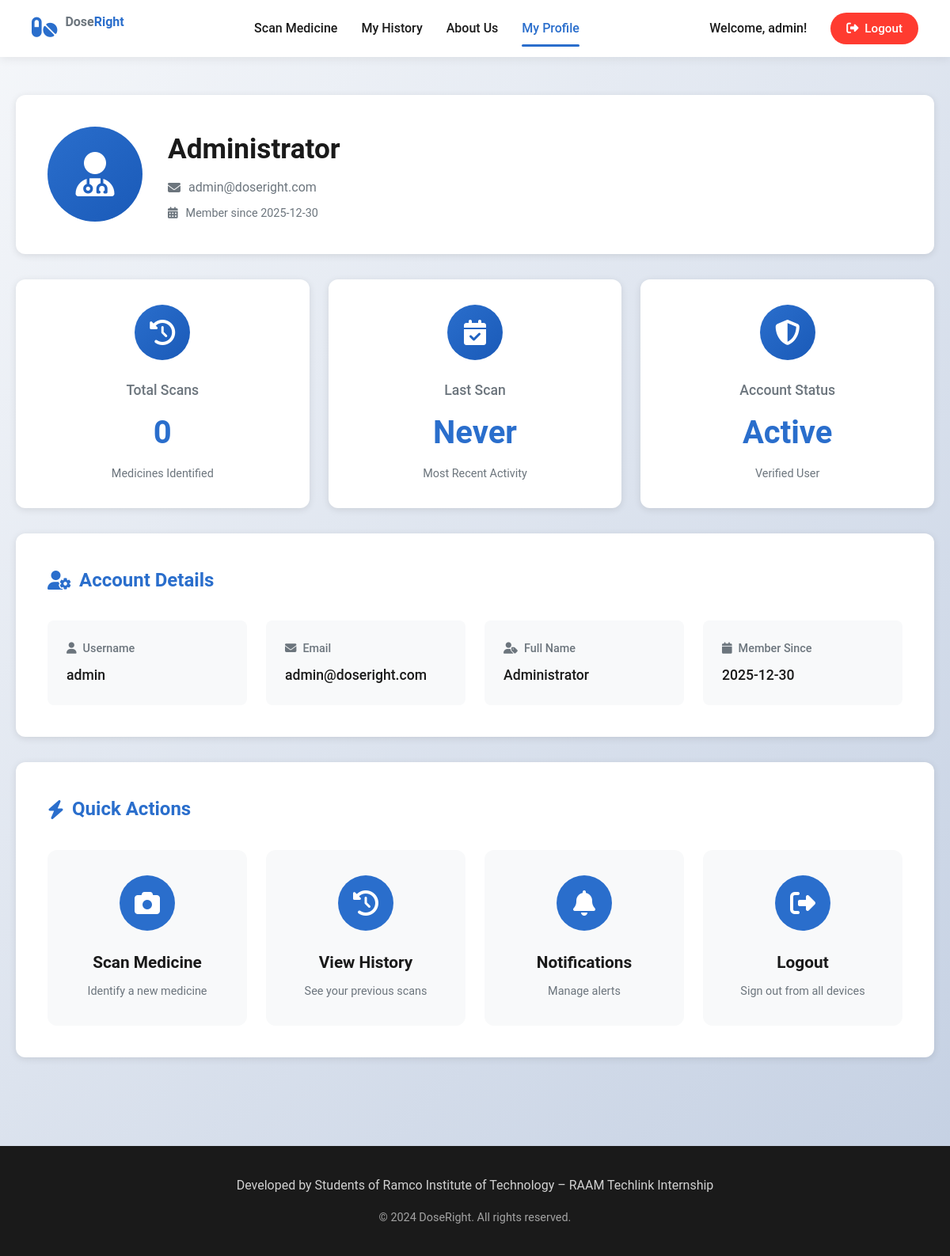
Page /auth/profile (signed in) on the committed database.
### tables this page shows
CREATE TABLE users
                 (id INTEGER PRIMARY KEY AUTOINCREMENT,
                  username TEXT UNIQUE NOT NULL,
                  email TEXT UNIQUE,
                  password_hash TEXT NOT NULL,
                  full_name TEXT,
                  created_at TIMESTAMP DEFAULT CURRENT_TIMESTAMP);

### auth.py (the view)
@auth_bp.route('/profile')
@login_required
def profile():
    conn = get_db_connection()
    user = conn.execute('SELECT username, email, full_name, created_at FROM users WHERE id = ?',
                       (session['user_id'],)).fetchone()
    stats = conn.execute('''SELECT COUNT(*) as total_scans,
                           MAX(timestamp) as last_scan
                           FROM scan_history WHERE user_id = ?''',
                        (session['user_id'],)).fetchone()
    conn.close()
    stats_dict = {
        'total_scans': stats['total_scans'] if stats and stats['total_scans'] else 0,
        'last_scan': stats['last_scan'][:10] if stats and stats['last_scan'] else 'Never'
    }
    return render_template('profile.html', user=user, stats=stats_dict)

### auth.py (called while the page is built)
def get_db_connection():
    conn = sqlite3.connect('doseright.db')
    conn.row_factory = sqlite3.Row
    return conn

def login_required(f):
    @wraps(f)
    def decorated_function(*args, **kwargs):
        if 'user_id' not in session:
            return redirect(url_for('auth.login', next=request.url))
        return f(*args, **kwargs)
    return decorated_function

def auth_context_processor():
    user_info = {}
    if 'user_id' in session:
        conn = get_db_connection()
        user = conn.execute('SELECT id, username, email, full_name FROM users WHERE id = ?',
                           (session['user_id'],)).fetchone()
        conn.close()
        if user:
            user_info = {
                'id': user['id'],
                'username': user['username'],
                'email': user['email'],
                'full_name': user['full_name'],
                'is_authenticated': True
            }
    return dict(current_user=user_info)

### templates/profile.html (shortened to what this page needs)
<!DOCTYPE html>
<html lang="en">
<head>
    <link rel="stylesheet" href="{{ url_for('static', filename='css/style.css') }}">
    <link rel="stylesheet" href="https://cdnjs.cloudflare.com/ajax/libs/font-awesome/6.4.0/css/all.min.css">
</head>
<body>
    <nav class="navbar">
        <div class="nav-left">
            <i class="fas fa-pills"></i>
            <span class="brand">Dose<span>Right</span></span>
        </div>
        <div class="nav-center">
            <a href="{{ url_for('index') }}" class="nav-link">Scan Medicine</a>
            <a href="{{ url_for('history') }}" class="nav-link">My History</a>
            <a href="{{ url_for('about') }}" class="nav-link">About Us</a>
            <a href="{{ url_for('auth.profile') }}" class="nav-link active">My Profile</a>
        </div>
        <div class="nav-right">
            {% if current_user.is_authenticated %}
            <span class="welcome-text">Welcome, {{ current_user.username }}!</span>
            <a href="{{ url_for('auth.logout') }}" class="logout-btn">
                <i class="fas fa-sign-out-alt"></i> Logout
            </a>
            {% else %}
            <a href="{{ url_for('auth.login') }}" class="login-btn">Login</a>
            <a href="{{ url_for('auth.signup') }}" class="signup-btn">Sign Up</a>
            {% endif %}
        </div>
    </nav>
    <main class="main-content">
        <div class="container">
            <div class="profile-container">
                <div class="profile-header">
                    <div class="profile-avatar">
                        <i class="fas fa-user-md"></i>
                    </div>
                    <div class="profile-info">
                        <h1>{{ user.full_name or current_user.username }}</h1>
                        <p class="profile-email">
                            <i class="fas fa-envelope"></i> {{ user.email }}
                        </p>
                        <p class="profile-joined">
                            <i class="fas fa-calendar-alt"></i>
                            Member since {{ user.created_at[:10] if user.created_at else 'Recently' }}
                        </p>
                    </div>
                </div>
                <div class="stats-cards">
                    <div class="stat-card">
                        <div class="stat-icon">
                            <i class="fas fa-history"></i>
                        </div>
                        <h3>Total Scans</h3>
                        <p class="stat-number">{{ stats.total_scans if stats else 0 }}</p>
                        <p class="stat-label">Medicines Identified</p>
                    </div>
                    <div class="stat-card">
                        <div class="stat-icon">
                            <i class="fas fa-calendar-check"></i>
                        </div>
                        <h3>Last Scan</h3>
                        <p class="stat-number">
                            {% if stats and stats.last_scan %}
                                {{ stats.last_scan }}
                            {% else %}
                                Never
                            {% endif %}
                        </p>
                        <p class="stat-label">Most Recent Activity</p>
                    </div>
                    <div class="stat-card">
                        <div class="stat-icon">
                            <i class="fas fa-shield-alt"></i>
                        </div>
                        <h3>Account Status</h3>
                        <p class="stat-number">Active</p>
                        <p class="stat-label">Verified User</p>
                    </div>
                </div>
                <div class="account-details">
                    <h2><i class="fas fa-user-cog"></i> Account Details</h2>
                    <div class="details-grid">
                        <div class="detail-item">
                            <label><i class="fas fa-user"></i> Username</label>
                            <p>{{ user.username }}</p>
                        </div>
                        <div class="detail-item">
                            <label><i class="fas fa-envelope"></i> Email</label>
                            <p>{{ user.email }}</p>
                        </div>
                        <div class="detail-item">
                            <label><i class="fas fa-user-tag"></i> Full Name</label>
                            <p>{{ user.full_name or 'Not set' }}</p>
                        </div>
                        <div class="detail-item">
                            <label><i class="fas fa-calendar"></i> Member Since</label>
                            <p>{{ user.created_at[:10] if user.created_at else 'Recently' }}</p>
                        </div>
                    </div>
                </div>
                <div class="quick-actions">
                    <h2><i class="fas fa-bolt"></i> Quick Actions</h2>
                    <div class="actions-grid">
                        <a href="{{ url_for('index') }}" class="action-card">
                            <div class="action-icon">
                                <i class="fas fa-camera"></i>
                            </div>
                            <h3>Scan Medicine</h3>
                            <p>Identify a new medicine</p>
                        </a>
                        <a href="{{ url_for('history') }}" class="action-card">
                            <div class="action-icon">
                                <i class="fas fa-history"></i>
                            </div>
                            <h3>View History</h3>
                            <p>See your previous scans</p>
                        </a>
                        <a href="#" class="action-card" onclick="alert('Coming soon!')">
                            <div class="action-icon">
                                <i class="fas fa-bell"></i>
                            </div>
                            <h3>Notifications</h3>
                            <p>Manage alerts</p>
                        </a>
                        <a href="{{ url_for('auth.logout') }}" class="action-card logout-action">
                            <div class="action-icon">
                                <i class="fas fa-sign-out-alt"></i>
                            </div>
                            <h3>Logout</h3>
                            <p>Sign out from all devices</p>
                        </a>
                    </div>
                </div>
            </div>
        </div>
    </main>
    <footer class="footer">
        <div class="container">
            <p>Developed by Students of Ramco Institute of Technology – RAAM Techlink Internship</p>
            <p class="copyright">© 2024 DoseRight. All rights reserved.</p>
        </div>
    </footer>
</body>
</html>

### rows in the picture
users: username "admin", full_name "Administrator", email "admin@doseright.com", created_at "2025-12-30"

### other values in the picture
{{ stats.total_scans if stats else 0 }} "0"
{{ stats.last_scan }} "Never"
